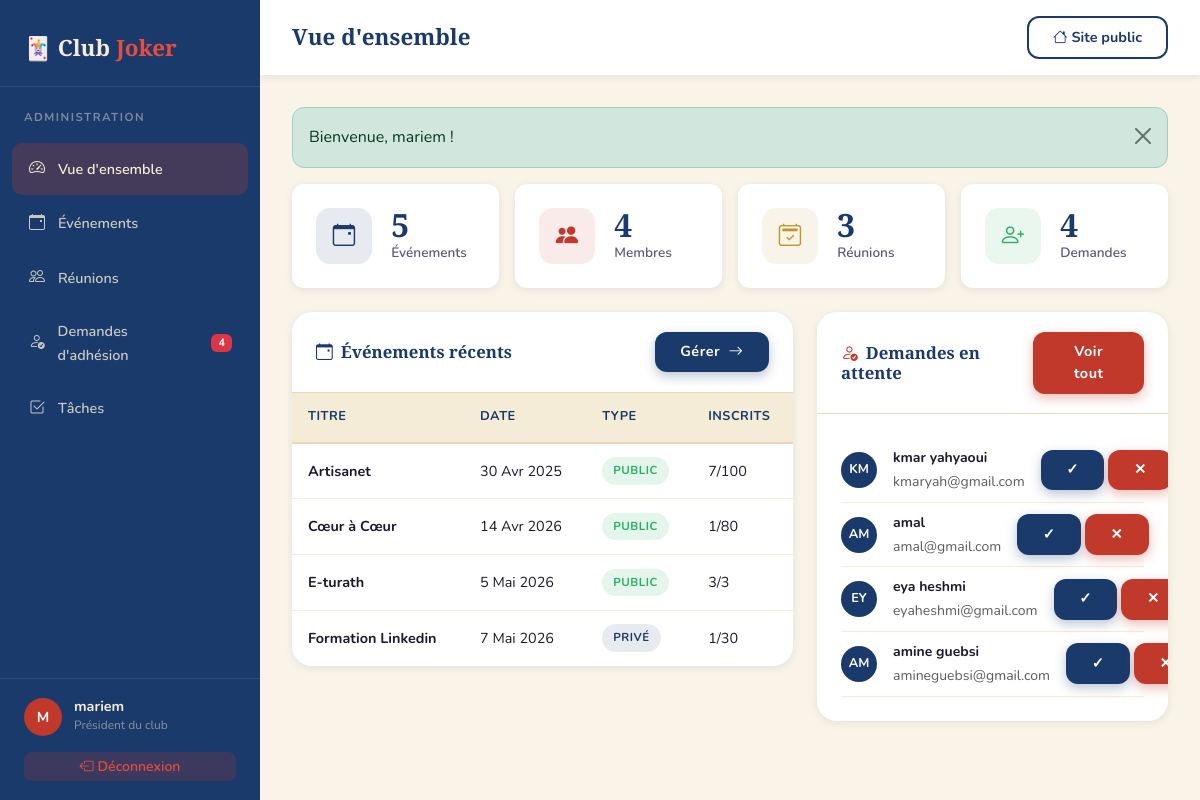
The page /index.php?page=admin_dashboard (signed in) on the database its author committed.
### tables this page shows
CREATE TABLE `evenements` (
  `id` int NOT NULL,
  `titre` varchar(200) NOT NULL,
  `description` text,
  `date_evenement` date NOT NULL,
  `heure` time DEFAULT NULL,
  `lieu` varchar(150) DEFAULT NULL,
  `type` enum('public','prive') DEFAULT 'public',
  `max_participants` int DEFAULT '30',
  `id_createur` int DEFAULT NULL
);

CREATE TABLE `demandes_adhesion` (
  `id` int NOT NULL,
  `nom` varchar(100) NOT NULL,
  `email` varchar(150) NOT NULL,
  `telephone` varchar(20) DEFAULT NULL,
  `message` text,
  `mot_de_passe` varchar(255) DEFAULT NULL,
  `statut` enum('en_attente','accepte','refuse') DEFAULT 'en_attente',
  `date_demande` timestamp NULL DEFAULT CURRENT_TIMESTAMP
);

### controllers/adminController.php (called while the page is built, shortened)
<?php
require_once __DIR__ . '/../models/EvenementModel.php';
require_once __DIR__ . '/../models/ReunionModel.php';
require_once __DIR__ . '/../models/DemandeModel.php';
require_once __DIR__ . '/../models/UtilisateurModel.php';
class AdminController
{
    private EvenementModel   $evenementModel;
    private ReunionModel     $reunionModel;
    private DemandeModel     $demandeModel;
    private UtilisateurModel $utilisateurModel;
    public function __construct()
    {
        $this->evenementModel   = new EvenementModel();
        $this->reunionModel     = new ReunionModel();
        $this->demandeModel     = new DemandeModel();
        $this->utilisateurModel = new UtilisateurModel();
    }
    public function dashboard(): void
    {
        $stats = [
            'evenements' => $this->evenementModel->compter(),
            'reunions'   => $this->reunionModel->compter(),
            'membres'    => $this->utilisateurModel->compterMembres(),
            'demandes'   => $this->demandeModel->compterEnAttente(),
        ];
        $evenements_recents  = $this->evenementModel->getTous();
        $demandes_en_attente = $this->demandeModel->getEnAttente();
        $tab         = $_GET['tab'] ?? 'overview';
        $flash_success = $_SESSION['flash_success'] ?? null;
        require_once __DIR__ . '/../views/admin/dashboard.php';
    }
}

### config/database.php (called while the page is built, shortened)
<?php
class Database
{
    private static string $host     = 'localhost';
    private static string $dbname   = 'joker_club';
    private static string $user     = 'root';
    private static string $password = '';
    private static string $charset  = 'utf8mb4';
    private static ?PDO $instance = null;
    public static function getInstance(): PDO
    {
        if (self::$instance === null) {
            $host     = self::env('DB_HOST', self::$host);
            $port     = self::env('DB_PORT', '');
            $dbname   = self::env('DB_NAME', self::$dbname);
            $user     = self::env('DB_USER', self::env('DB_USERNAME', self::$user));
            $password = self::env('DB_PASSWORD', self::$password);
            $dsn = "mysql:host={$host}"
                 . ($port !== '' ? ";port={$port}" : '')
                 . ";dbname={$dbname}"
                 . ";charset=" . self::$charset;
            $options = [
                PDO::ATTR_ERRMODE            => PDO::ERRMODE_EXCEPTION,
                PDO::ATTR_DEFAULT_FETCH_MODE => PDO::FETCH_ASSOC,
                PDO::ATTR_EMULATE_PREPARES   => false,
            ];
            try {
                self::$instance = new PDO($dsn, $user, $password, $options);
            } catch (PDOException $e) {
                error_log('Database connection failed: ' . $e->getMessage());
                http_response_code(500);
                die('Connexion a la base de donnees echouee. Verifiez les variables DB_HOST, DB_NAME, DB_USER/DB_USERNAME et DB_PASSWORD.');
            }
        }
        return self::$instance;
    }
    private static function env(string $key, string $default = ''): string
    {
        $value = getenv($key);
        if ($value === false || $value === '') {
            return $default;
        }
        return $value;
    }
}

### models/evenementModel.php (called while the page is built, shortened)
<?php
require_once __DIR__ . '/../config/database.php';
class EvenementModel
{
    private PDO $pdo;
    public function __construct()
    {
        $this->pdo = Database::getInstance();
    }
    public function getTous(string $filtre = 'tous'): array
    {
        $sql = "SELECT e.*,
                       (SELECT COUNT(*) FROM inscriptions_evenements i
                        WHERE i.id_evenement = e.id) AS nb_inscrits
                FROM evenements e
                WHERE 1=1";
        $params = [];
        $sql .= " ORDER BY e.date_evenement ASC";
        $stmt = $this->pdo->prepare($sql);
        $stmt->execute($params);
        return $stmt->fetchAll();
    }
    public function compter(): int
    {
        $stmt = $this->pdo->prepare("SELECT COUNT(*) AS total FROM evenements");
        $stmt->execute();
        return (int) $stmt->fetch()['total'];
    }
}

### models/reunionModel.php (called while the page is built, shortened)
<?php
require_once __DIR__ . '/../config/database.php';
class ReunionModel
{
    private PDO $pdo;
    public function __construct()
    {
        $this->pdo = Database::getInstance();
    }
    public function compter(): int
    {
        $stmt = $this->pdo->prepare("SELECT COUNT(*) AS total FROM reunions");
        $stmt->execute();
        return (int) $stmt->fetch()['total'];
    }
}

### models/UtilisateurModel.php (called while the page is built, shortened)
<?php
require_once __DIR__ . '/../config/database.php';
class UtilisateurModel
{
    private PDO $pdo;
    public function __construct()
    {
        $this->pdo = Database::getInstance();
    }
    public function compterMembres(): int
    {
        $stmt = $this->pdo->prepare(
            "SELECT COUNT(*) AS total
             FROM utilisateurs
             WHERE role = 'membre' AND statut = 'actif'"
        );
        $stmt->execute();
        $row = $stmt->fetch();
        return (int) $row['total'];
    }
}

### models/DemandeModel.php (called while the page is built, shortened)
<?php
require_once __DIR__ . '/../config/database.php';
class DemandeModel
{
    private PDO $pdo;
    public function __construct()
    {
        $this->pdo = Database::getInstance();
    }
    public function getEnAttente(): array
    {
        $stmt = $this->pdo->prepare(
            "SELECT * FROM demandes_adhesion
             WHERE statut = 'en_attente'
             ORDER BY date_demande DESC"
        );
        $stmt->execute();
        return $stmt->fetchAll();
    }
    public function compterEnAttente(): int
    {
        $stmt = $this->pdo->prepare(
            "SELECT COUNT(*) AS total FROM demandes_adhesion WHERE statut = 'en_attente'"
        );
        $stmt->execute();
        return (int) $stmt->fetch()['total'];
    }
}

### views/admin/dashboard.php (the view, shortened to what this page needs)
<?php
if (!function_exists('formatDateFr')) {
    function formatDateFr(string $date): string {
        $mois = ['','Jan','Fév','Mar','Avr','Mai','Juin','Juil','Aoû','Sep','Oct','Nov','Déc'];
        [$y, $m, $d] = explode('-', $date);
        return intval($d) . ' ' . $mois[intval($m)] . ' ' . $y;
    }
}
$user       = $_SESSION['user'];
$initiales  = mb_strtoupper(mb_substr($user['nom'], 0, 1)) . mb_strtoupper(mb_substr(explode(' ', $user['nom'])[1] ?? '', 0, 1));
$tabActif   = $tab ?? 'overview';
?>
<!DOCTYPE html>
<html lang="fr">
<head>
  <link rel="stylesheet" href="https://cdn.jsdelivr.net/npm/bootstrap@5.3.2/dist/css/bootstrap.min.css">
  <link rel="stylesheet" href="https://cdn.jsdelivr.net/npm/bootstrap-icons@1.11.3/font/bootstrap-icons.css">
  <link rel="stylesheet" href="public/style.css">
</head>
<body>
<div class="dashboard-wrapper">
<aside class="sidebar" id="sidebar">
  <div class="sidebar-brand">🃏 Club <span>Joker</span></div>
  <div class="sidebar-role">Administration</div>
  <ul class="sidebar-menu">
    <?php
    $items = [
      'overview'  => ['icon'=>'speedometer2',   'label'=>'Vue d\'ensemble'],
      'events'    => ['icon'=>'calendar-event', 'label'=>'Événements'],
      'meetings'  => ['icon'=>'people',         'label'=>'Réunions'],
      'requests'  => ['icon'=>'person-check',   'label'=>'Demandes d\'adhésion'],
      'tasks'     => ['icon'=>'check2-square',  'label'=>'Tâches'],
    ];
    foreach ($items as $key => $item):
    ?>
    <li>
      <a href="index.php?page=admin_dashboard&tab=<?= $key ?>"
         class="nav-item <?= $tabActif === $key ? 'active' : '' ?>"
         style="text-decoration:none">
        <i class="bi bi-<?= $item['icon'] ?>"></i>
        <?= $item['label'] ?>
        <?php if ($key === 'requests' && ($stats['demandes'] ?? 0) > 0): ?>
          <span class="badge bg-danger ms-auto"><?= $stats['demandes'] ?></span>
        <?php endif; ?>
      </a>
    </li>
    <?php endforeach; ?>
  </ul>
  <div class="sidebar-footer">
    <div class="sidebar-user">
      <div class="sidebar-avatar"><?= htmlspecialchars($initiales) ?></div>
      <div class="sidebar-user-info">
        <div class="name"><?= htmlspecialchars($user['nom']) ?></div>
        <div class="role">Président du club</div>
      </div>
    </div>
    <a href="index.php?page=logout"
       class="btn btn-sm w-100 mt-3"
       style="background:rgba(192,57,43,0.2);color:var(--red-light);border:none;border-radius:8px;font-weight:600">
      <i class="bi bi-box-arrow-left me-1"></i>Déconnexion
    </a>
  </div>
</aside>
<main class="dashboard-main">
  <div class="dashboard-topbar">
    <div class="d-flex align-items-center gap-3">
      <h1>
        <?= [
          'overview' => 'Vue d\'ensemble',
          'events'   => 'Événements',
          'meetings' => 'Réunions',
          'requests' => 'Demandes d\'adhésion',
          'tasks'    => 'Tâches',
        ][$tabActif] ?? 'Dashboard' ?>
      </h1>
    </div>
    <a href="index.php?page=accueil" class="btn btn-sm btn-joker-outline">
      <i class="bi bi-house me-1"></i>Site public
    </a>
  </div>
  <div class="dashboard-body">
    <?php if (!empty($flash_success)): ?>
    <div class="alert alert-success alert-dismissible fade show rounded-joker mb-3" role="alert">
      <?= htmlspecialchars($flash_success) ?>
      <button type="button" class="btn-close" data-bs-dismiss="alert"></button>
    </div>
    <?php endif; ?>
    <?php if ($tabActif === 'overview'): ?>
    <div class="row g-3 mb-4">
      <div class="col-6 col-lg-3">
        <div class="stat-card">
          <div class="stat-icon blue"><i class="bi bi-calendar-event"></i></div>
          <div><div class="stat-value"><?= $stats['evenements'] ?></div><div class="stat-label">Événements</div></div>
        </div>
      </div>
      <div class="col-6 col-lg-3">
        <div class="stat-card">
          <div class="stat-icon red"><i class="bi bi-people-fill"></i></div>
          <div><div class="stat-value"><?= $stats['membres'] ?></div><div class="stat-label">Membres</div></div>
        </div>
      </div>
      <div class="col-6 col-lg-3">
        <div class="stat-card">
          <div class="stat-icon gold"><i class="bi bi-calendar2-check"></i></div>
          <div><div class="stat-value"><?= $stats['reunions'] ?></div><div class="stat-label">Réunions</div></div>
        </div>
      </div>
      <div class="col-6 col-lg-3">
        <div class="stat-card">
          <div class="stat-icon green"><i class="bi bi-person-plus"></i></div>
          <div><div class="stat-value"><?= $stats['demandes'] ?></div><div class="stat-label">Demandes</div></div>
        </div>
      </div>
    </div>
    <div class="row g-4">
      <div class="col-lg-7">
        <div class="dash-panel">
          <div class="dash-panel-header">
            <h5><i class="bi bi-calendar-event me-2 text-blue"></i>Événements récents</h5>
            <a href="index.php?page=admin_dashboard&tab=events" class="btn btn-joker-blue btn-sm">
              Gérer <i class="bi bi-arrow-right ms-1"></i>
            </a>
          </div>
          <div class="dash-panel-body p-0">
            <table class="joker-table">
              <thead><tr><th>Titre</th><th>Date</th><th>Type</th><th>Inscrits</th></tr></thead>
              <tbody>
                <?php foreach (array_slice($evenements_recents, 0, 4) as $e): ?>
                <tr>
                  <td><strong><?= htmlspecialchars($e['titre']) ?></strong></td>
                  <td class="small"><?= formatDateFr($e['date_evenement']) ?></td>
                  <td><span class="event-badge <?= $e['type'] === 'public' ? 'public' : 'private' ?>">
                    <?= $e['type'] === 'public' ? 'Public' : 'Privé' ?>
                  </span></td>
                  <td><?= $e['nb_inscrits'] ?>/<?= $e['max_participants'] ?></td>
                </tr>
                <?php endforeach; ?>
              </tbody>
            </table>
          </div>
        </div>
      </div>
      <div class="col-lg-5">
        <div class="dash-panel">
          <div class="dash-panel-header">
            <h5><i class="bi bi-person-check me-2 text-red"></i>Demandes en attente</h5>
            <a href="index.php?page=admin_dashboard&tab=requests" class="btn btn-joker-red btn-sm">Voir tout</a>
          </div>
          <div class="dash-panel-body">
            <?php if (empty($demandes_en_attente)): ?>
              <div class="empty-state py-3"><i class="bi bi-inbox fs-2"></i><p class="mt-2">Aucune demande en attente</p></div>
            <?php else: ?>
              <?php foreach ($demandes_en_attente as $r): ?>
              <div class="d-flex align-items-center gap-3 py-2" style="border-bottom:1px solid var(--beige)">
                <div class="sidebar-avatar" style="width:36px;height:36px;font-size:.8rem;background:var(--blue)">
                  <?= mb_strtoupper(mb_substr($r['nom'],0,2)) ?>
                </div>
                <div class="flex-grow-1">
                  <div class="fw-bold small"><?= htmlspecialchars($r['nom']) ?></div>
                  <div class="small text-muted"><?= htmlspecialchars($r['email']) ?></div>
                </div>
                <div class="d-flex gap-1">
                  <a href="index.php?page=admin_traiter_demande&id=<?= $r['id'] ?>&action=accepte"
                     class="btn btn-sm btn-joker-blue">✓</a>
                  <a href="index.php?page=admin_traiter_demande&id=<?= $r['id'] ?>&action=refuse"
                     class="btn btn-sm btn-joker-red">✕</a>
                </div>
              </div>
              <?php endforeach; ?>
            <?php endif; ?>
          </div>
        </div>
      </div>
    </div>
    <?php endif; ?>
  </div>
</main>
</div>
</body>
</html>

### rows shown on the page
evenements: titre "Artisanet", date_evenement "30 Avr 2025", type "PUBLIC", nb_inscrits "7", max_participants "100"
evenements: titre "Cœur à Cœur", date_evenement "14 Avr 2026", type "PUBLIC", nb_inscrits "1", max_participants "80"
evenements: titre "E-turath", date_evenement "5 Mai 2026", type "PUBLIC", nb_inscrits "3", max_participants "3"
evenements: titre "Formation Linkedin", date_evenement "7 Mai 2026", type "PRIVÉ", nb_inscrits "1", max_participants "30"
demandes_adhesion: nom "KM", nom "kmar yahyaoui", email "kmaryah@gmail.com"
demandes_adhesion: nom "AM", nom "amal", email "amal@gmail.com"
demandes_adhesion: nom "EY", nom "eya heshmi", email "eyaheshmi@gmail.com"
demandes_adhesion: nom "AM", nom "amine guebsi", email "amineguebsi@gmail.com"

### other values the page prints
$item['label'] "Vue d'ensemble"
$item['label'] "Événements"
$item['label'] "Réunions"
$item['label'] "Demandes d'adhésion"
$item['label'] "Tâches"
$initiales "M"
$user['nom'] "mariem"
$flash_success "Bienvenue, mariem !"
$stats['evenements'] "5"
$stats['membres'] "4"
$stats['reunions'] "3"
$stats['demandes'] "4"
